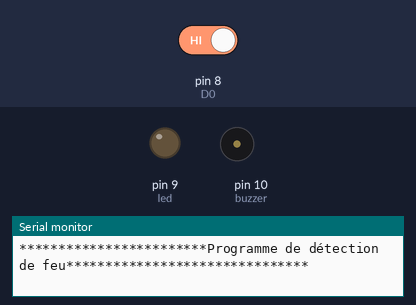
Bench run of a sketch on a simulated Arduino Uno, built with avr-gcc and run on an emulated ATmega328P. Shown: output pins drawn as LEDs (lit = HIGH), buzzer (waves = sounding, pin HIGH), the last lines printed to the serial monitor. The inputs (shaded band) are chosen by the test bench; at power-on: pin 8 (D0) HIGH.

Above: at 1.2 s.
1.3 s: pin 8 (D0) driven LOW
At 1.8 s:
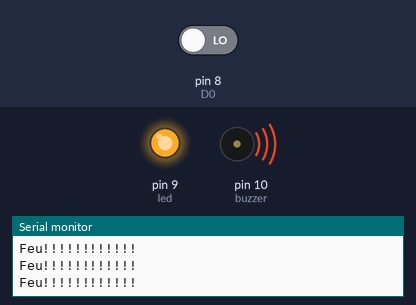
2.8 s: pin 8 (D0) driven HIGH
At 4.2 s:
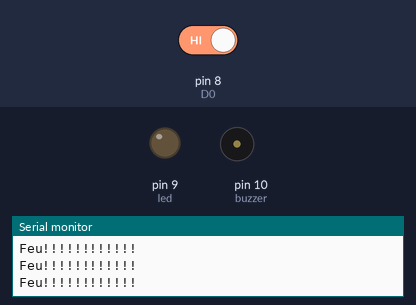
Timing chart, 0 to 5.8 s (numbered marks = the images above; inputs shaded):
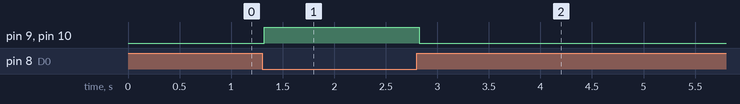

The sketch:

testCapteurFlamme.ino
```cpp
int D0 =8; // Broche D0 du capteur
int led=9; // Broche de la LED
int buzzer=10; //Broche du buzzer

void setup()
{
  Serial.begin(9600);// initialisation du moniteur série
  pinMode(led,OUTPUT);
  pinMode(buzzer,OUTPUT);
  Serial.println("************************Programme de détection de feu*******************************");

  digitalWrite(buzzer,LOW);

}

void loop()
{

if(digitalRead(D0)==0)
{
  Serial.println("Feu!!!!!!!!!!!!");
  digitalWrite(led,HIGH);
  digitalWrite(buzzer,HIGH);
}else{
  //Serial.println(" pas de Feu!!!!!!!!!!!!");
  digitalWrite(led,LOW);
  digitalWrite(buzzer,LOW);
  }
  delay(100);

}
```

Measured:
- after the input at 1.3 s, pin 9 (led), pin 10 (buzzer): LOW → HIGH at once
- after the input at 2.8 s, pin 9 (led), pin 10 (buzzer): HIGH → LOW at once
